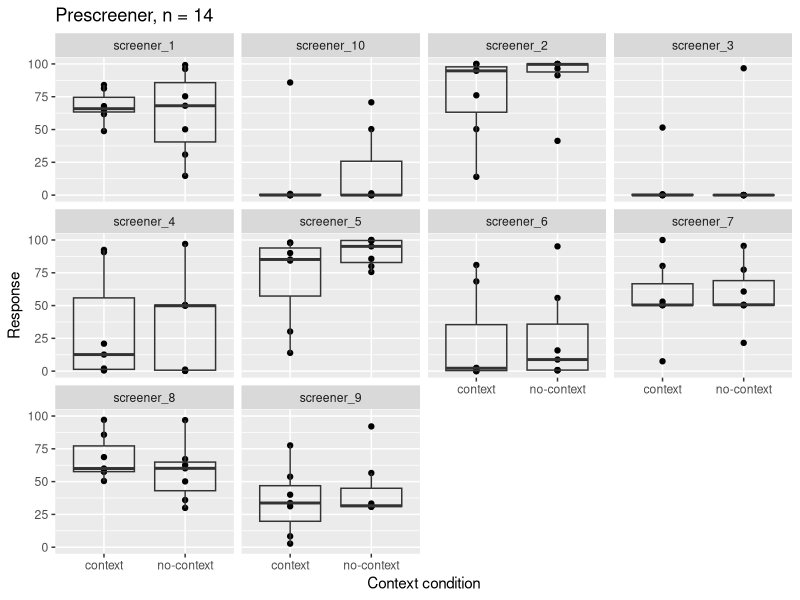

Write the R code that produced this figure.
library(tidyverse)

setwd("C:/Users/NYUCM Loaner Access/Documents/GitHub/presupposition_dataset/results")

dat = read.csv("01_prescreener/trials.csv")

remove_practice = c("practice_1","practice_2","practice_3")

dat2 <- dat %>%
  select(-premise,-hypothesis,-trial,-Answer.time_in_minutes)%>%
  filter(!id %in% remove_practice)%>%
  mutate(response2 = as.numeric(as.character(response)))

plt <- ggplot(data = dat2, aes(x = Answer.condition, y = response2))+
  geom_point()+
  geom_boxplot(position=position_dodge(),alpha=0)+
  ggtitle(paste0("Prescreener, n = ",length(unique(dat2$anon_id))))+
  xlab("Context condition")+
  ylab("Response")+
  facet_wrap(~id)
plt
